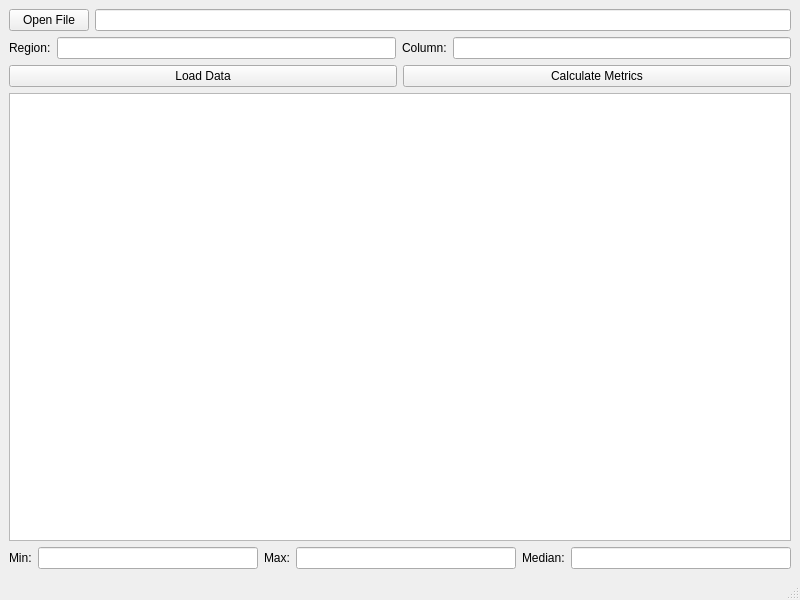
<?xml version="1.0" encoding="UTF-8"?>
<ui version="4.0">
 <class>MainWindow</class>
 <widget class="QMainWindow" name="MainWindow">
  <property name="geometry">
   <rect>
    <x>0</x>
    <y>0</y>
    <width>800</width>
    <height>600</height>
   </rect>
  </property>
  <property name="windowTitle">
   <string>Data Visualizer</string>
  </property>
  <widget class="QWidget" name="centralwidget">
   <layout class="QVBoxLayout" name="verticalLayout">
    <item>
     <layout class="QHBoxLayout" name="horizontalLayout">
      <item>
       <widget class="QPushButton" name="openFileButton">
        <property name="text">
         <string>Open File</string>
        </property>
       </widget>
      </item>
      <item>
       <widget class="QLineEdit" name="fileNameLabel">
        <property name="readOnly">
         <bool>true</bool>
        </property>
       </widget>
      </item>
     </layout>
    </item>
    <item>
     <layout class="QHBoxLayout" name="horizontalLayout_2">
      <item>
       <widget class="QLabel" name="label">
        <property name="text">
         <string>Region:</string>
        </property>
       </widget>
      </item>
      <item>
       <widget class="QLineEdit" name="regionInput"/>
      </item>
      <item>
       <widget class="QLabel" name="label_2">
        <property name="text">
         <string>Column:</string>
        </property>
       </widget>
      </item>
      <item>
       <widget class="QLineEdit" name="columnInput"/>
      </item>
     </layout>
    </item>
    <item>
     <layout class="QHBoxLayout" name="horizontalLayout_3">
      <item>
       <widget class="QPushButton" name="loadDataButton">
        <property name="text">
         <string>Load Data</string>
        </property>
       </widget>
      </item>
      <item>
       <widget class="QPushButton" name="calculateMetricsButton">
        <property name="text">
         <string>Calculate Metrics</string>
        </property>
       </widget>
      </item>
     </layout>
    </item>
    <item>
     <widget class="QTableWidget" name="tableWidget">
      <property name="enabled">
       <bool>true</bool>
      </property>
      <property name="editTriggers">
       <set>QAbstractItemView::EditTrigger::NoEditTriggers</set>
      </property>
      <property name="rowCount">
       <number>0</number>
      </property>
      <property name="columnCount">
       <number>0</number>
      </property>
      <attribute name="horizontalHeaderStretchLastSection">
       <bool>true</bool>
      </attribute>
     </widget>
    </item>
    <item>
     <layout class="QHBoxLayout" name="horizontalLayout_4">
      <item>
       <widget class="QLabel" name="label_3">
        <property name="text">
         <string>Min:</string>
        </property>
       </widget>
      </item>
      <item>
       <widget class="QLineEdit" name="minOutput">
        <property name="readOnly">
         <bool>true</bool>
        </property>
       </widget>
      </item>
      <item>
       <widget class="QLabel" name="label_4">
        <property name="text">
         <string>Max:</string>
        </property>
       </widget>
      </item>
      <item>
       <widget class="QLineEdit" name="maxOutput">
        <property name="readOnly">
         <bool>true</bool>
        </property>
       </widget>
      </item>
      <item>
       <widget class="QLabel" name="label_5">
        <property name="text">
         <string>Median:</string>
        </property>
       </widget>
      </item>
      <item>
       <widget class="QLineEdit" name="medianOutput">
        <property name="readOnly">
         <bool>true</bool>
        </property>
       </widget>
      </item>
     </layout>
    </item>
   </layout>
  </widget>
  <widget class="QMenuBar" name="menubar">
   <property name="geometry">
    <rect>
     <x>0</x>
     <y>0</y>
     <width>800</width>
     <height>21</height>
    </rect>
   </property>
  </widget>
  <widget class="QStatusBar" name="statusbar"/>
 </widget>
 <resources/>
 <connections/>
</ui>
